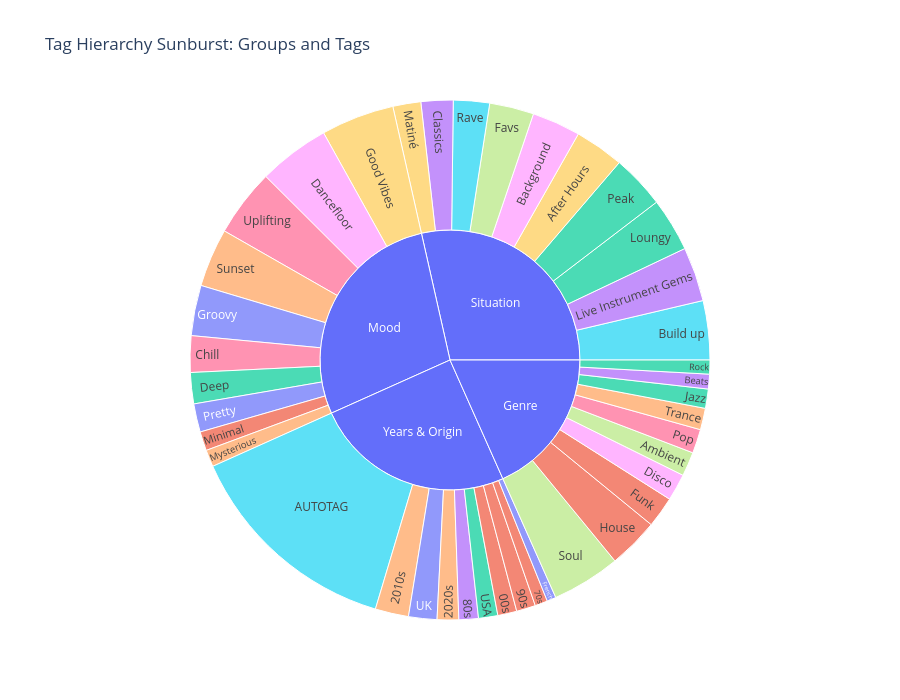

The notebook cell saved with this chart:
### Code cell
# 6. Sunburst Chart: Interactive hierarchical view (Plotly)
# Shows tag groups and their constituent tags with proportional sizing

fig = px.sunburst(
    top_tags_per_group,
    path=["tag_group", "tag_name"],
    values="song_count",
    title="Tag Hierarchy Sunburst: Groups and Tags",
    color="song_count",
    color_continuous_scale="Blues"
)
fig.update_layout(height=700)
fig.show()

### Figure 1 — Plotly figure (JSON) as saved in the notebook; plotly's stock layout.template omitted (floating-point values rounded to 4 significant figures)
{"data": [{"branchvalues": "total", "customdata": [["(?)"], ["(?)"], ["(?)"], ["(?)"], [101], [101], [101], [102], [102], [103], [114], [114], [1164], [127], [128], [143], [148], [150], [150], [164], [165], [170], [177], [191], [193], [235], [257], [261], [267], [268], [284], [284], [288], [310], [313], [358], [364], [379], [388], [48], [67], [74], [78], [90]], "domain": {"x": [0, 1], "y": [0, 1]}, "hovertemplate": "labels=%{label}<br>song_count_sum=%{value}<br>parent=%{parent}<br>id=%{id}<br>song_count=%{customdata[0]}<extra></extra>", "ids": ["Genre", "Mood", "Years & Origin", "Situation", "Years & Origin/00s", "Years & Origin/90s", "Mood/Minimal", "Years & Origin/USA", "Genre/Jazz", "Years & Origin/80s", "Years & Origin/2020s", "Genre/Trance", "Years & Origin/AUTOTAG", "Genre/Pop", "Genre/Ambient", "Genre/Disco", "Situation/Matiné", "Mood/Pretty", "Years & Origin/UK", "Genre/Funk", "Mood/Deep", "Situation/Classics", "Years & Origin/2010s", "Situation/Rave", "Mood/Chill", "Situation/Favs", "Situation/Background", "Situation/After Hours", "Mood/Groovy", "Genre/House", "Situation/Loungy", "Situation/Peak", "Situation/Live Instrument Gems", "Mood/Sunset", "Situation/Build up", "Mood/Uplifting", "Genre/Soul", "Mood/Dancefloor", "Mood/Good Vibes", "Years & Origin/French", "Years & Origin/70s", "Genre/Rock", "Genre/Beats", "Mood/Mysterious"], "labels": ["Genre", "Mood", "Years & Origin", "Situation", "00s", "90s", "Minimal", "USA", "Jazz", "80s", "2020s", "Trance", "AUTOTAG", "Pop", "Ambient", "Disco", "Matiné", "Pretty", "UK", "Funk", "Deep", "Classics", "2010s", "Rave", "Chill", "Favs", "Background", "After Hours", "Groovy", "House", "Loungy", "Peak", "Live Instrument Gems", "Sunset", "Build up", "Uplifting", "Soul", "Dancefloor", "Good Vibes", "French", "70s", "Rock", "Beats", "Mysterious"], "marker": {"colors": ["#636efa", "#636efa", "#636efa", "#636efa", "#EF553B", "#EF553B", "#EF553B", "#00cc96", "#00cc96", "#ab63fa", "#FFA15A", "#FFA15A", "#19d3f3", "#FF6692", "#B6E880", "#FF97FF", "#FECB52", "#636efa", "#636efa", "#EF553B", "#00cc96", "#ab63fa", "#FFA15A", "#19d3f3", "#FF6692", "#B6E880", "#FF97FF", "#FECB52", "#636efa", "#EF553B", "#00cc96", "#00cc96", "#ab63fa", "#FFA15A", "#19d3f3", "#FF6692", "#B6E880", "#FF97FF", "#FECB52", "#636efa", "#EF553B", "#00cc96", "#ab63fa", "#FFA15A"]}, "name": "", "parents": ["", "", "", "", "Years & Origin", "Years & Origin", "Mood", "Years & Origin", "Genre", "Years & Origin", "Years & Origin", "Genre", "Years & Origin", "Genre", "Genre", "Genre", "Situation", "Mood", "Years & Origin", "Genre", "Mood", "Situation", "Years & Origin", "Situation", "Mood", "Situation", "Situation", "Situation", "Mood", "Genre", "Situation", "Situation", "Situation", "Mood", "Situation", "Mood", "Genre", "Mood", "Mood", "Years & Origin", "Years & Origin", "Genre", "Genre", "Mood"], "type": "sunburst", "values": [1562.0, 2401.0, 2127.0, 2431.0, 101.0, 101.0, 101.0, 102.0, 102.0, 103.0, 114.0, 114.0, 1164.0, 127.0, 128.0, 143.0, 148.0, 150.0, 150.0, 164.0, 165.0, 170.0, 177.0, 191.0, 193.0, 235.0, 257.0, 261.0, 267.0, 268.0, 284.0, 284.0, 288.0, 310.0, 313.0, 358.0, 364.0, 379.0, 388.0, 48.0, 67.0, 74.0, 78.0, 90.0]}], "layout": {"height": 700, "legend": {"tracegroupgap": 0}, "title": {"text": "Tag Hierarchy Sunburst: Groups and Tags"}}}
